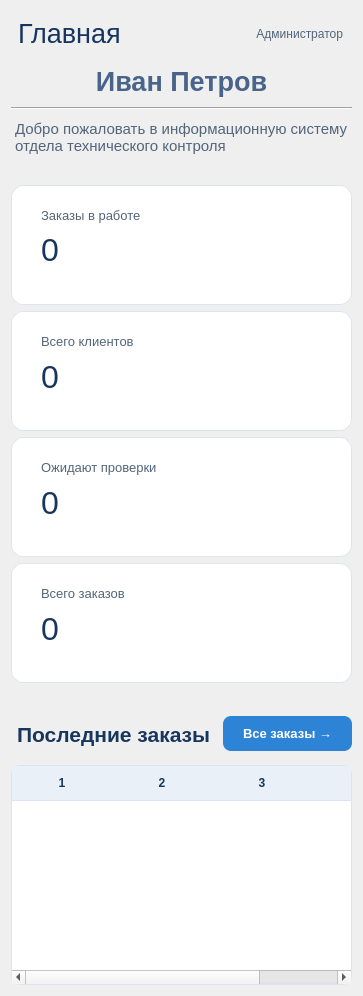
<?xml version="1.0" encoding="UTF-8"?>
<ui version="4.0">
 <class>Ui_HomePage</class>
 <widget class="QWidget" name="pageHome">
  <property name="styleSheet">
   <string notr="true">QPushButton {
    background-color: #2D83D5;
    color: #FFFFFF;
    border: none;
    border-radius: 8px;
    padding: 10px 14px;
    font-size: 10pt;
    font-weight: bold;
}

QPushButton:hover {
    background-color: #3B94E8;
}

QPushButton:pressed {
    background-color: #1E68AE;
}

QPushButton:disabled {
    background-color: #B9C7D5;
    color: #F4F6F8;
}

QPushButton[secondary=&quot;true&quot;] {
    background-color: #E4EBF3;
    color: #294D70;
    border: 1px solid #D0DCE8;
}

QPushButton[secondary=&quot;true&quot;]:hover {
    background-color: #D5E3F1;
}

QPushButton[primary=&quot;true&quot;] {
    background-color: #176BB5;
}

QPushButton[primary=&quot;true&quot;]:hover {
    background-color: #247FCB;
}</string>
  </property>
  <layout class="QVBoxLayout" name="verticalLayout_9">
   <property name="leftMargin">
    <number>11</number>
   </property>
   <property name="topMargin">
    <number>11</number>
   </property>
   <property name="rightMargin">
    <number>11</number>
   </property>
   <property name="bottomMargin">
    <number>11</number>
   </property>
   <property name="spacing">
    <number>6</number>
   </property>
   <property name="sizeConstraint">
    <enum>QLayout::SetDefaultConstraint</enum>
   </property>
   <item>
    <layout class="QVBoxLayout" name="verticalLayout_4">
     <property name="spacing">
      <number>6</number>
     </property>
     <property name="sizeConstraint">
      <enum>QLayout::SetDefaultConstraint</enum>
     </property>
     <item>
      <layout class="QHBoxLayout" name="contentHeaderLayout">
       <property name="spacing">
        <number>6</number>
       </property>
       <property name="sizeConstraint">
        <enum>QLayout::SetDefaultConstraint</enum>
       </property>
       <item>
        <widget class="QLabel" name="lblPageTitle">
         <property name="styleSheet">
          <string notr="true">color: #17365D;
padding: 4px 0;</string>
         </property>
         <property name="text">
          <string notr="true">Главная</string>
         </property>
         <property name="font">
          <font>
           <pointsize>20</pointsize>
          </font>
         </property>
         <property name="sizePolicy">
          <sizepolicy hsizetype="Preferred" vsizetype="Preferred">
           <horstretch>0</horstretch>
           <verstretch>0</verstretch>
          </sizepolicy>
         </property>
         <property name="minimumSize">
          <size>
           <width>0</width>
           <height>45</height>
          </size>
         </property>
         <property name="alignment">
          <set>Qt::AlignLeft|Qt::AlignVCenter|Qt::AlignLeading</set>
         </property>
         <property name="frameShape">
          <enum>QFrame::NoFrame</enum>
         </property>
         <property name="frameShadow">
          <enum>QFrame::Plain</enum>
         </property>
        </widget>
       </item>
       <item>
        <widget class="QLabel" name="lblCurrentRole">
         <property name="styleSheet">
          <string notr="true">color: #52657A;
padding: 6px;
background: transparent;</string>
         </property>
         <property name="text">
          <string notr="true">Администратор</string>
         </property>
         <property name="font">
          <font>
           <pointsize>9</pointsize>
          </font>
         </property>
         <property name="sizePolicy">
          <sizepolicy hsizetype="Preferred" vsizetype="Preferred">
           <horstretch>0</horstretch>
           <verstretch>0</verstretch>
          </sizepolicy>
         </property>
         <property name="alignment">
          <set>Qt::AlignRight|Qt::AlignVCenter|Qt::AlignTrailing</set>
         </property>
         <property name="frameShape">
          <enum>QFrame::NoFrame</enum>
         </property>
         <property name="frameShadow">
          <enum>QFrame::Plain</enum>
         </property>
        </widget>
       </item>
      </layout>
     </item>
     <item>
      <widget class="QLabel" name="lblUsername">
       <property name="styleSheet">
        <string notr="true">color: #48648a;
padding: 4px 0;
font-size: 20pt;
font-weight: bold;
border: 1px;</string>
       </property>
       <property name="text">
        <string notr="true">Иван Петров</string>
       </property>
       <property name="font">
        <font>
         <pointsize>20</pointsize>
        </font>
       </property>
       <property name="sizePolicy">
        <sizepolicy hsizetype="Preferred" vsizetype="Preferred">
         <horstretch>0</horstretch>
         <verstretch>0</verstretch>
        </sizepolicy>
       </property>
       <property name="minimumSize">
        <size>
         <width>0</width>
         <height>30</height>
        </size>
       </property>
       <property name="alignment">
        <set>Qt::AlignHCenter|Qt::AlignVCenter</set>
       </property>
       <property name="frameShape">
        <enum>QFrame::NoFrame</enum>
       </property>
       <property name="frameShadow">
        <enum>QFrame::Plain</enum>
       </property>
      </widget>
     </item>
     <item>
      <widget class="QFrame" name="line">
       <property name="styleSheet">
        <string notr="true">color: black;</string>
       </property>
       <property name="font">
        <font>
         <pointsize>9</pointsize>
        </font>
       </property>
       <property name="sizePolicy">
        <sizepolicy hsizetype="Minimum" vsizetype="Fixed">
         <horstretch>0</horstretch>
         <verstretch>0</verstretch>
        </sizepolicy>
       </property>
       <property name="frameShape">
        <enum>QFrame::HLine</enum>
       </property>
       <property name="frameShadow">
        <enum>QFrame::Sunken</enum>
       </property>
      </widget>
     </item>
     <item>
      <widget class="QLabel" name="lblWelcome">
       <property name="styleSheet">
        <string notr="true">color: #52657A;
padding: 4px 0;</string>
       </property>
       <property name="text">
        <string notr="true">Добро пожаловать в информационную систему отдела технического контроля</string>
       </property>
       <property name="font">
        <font>
         <pointsize>11</pointsize>
        </font>
       </property>
       <property name="sizePolicy">
        <sizepolicy hsizetype="Preferred" vsizetype="Preferred">
         <horstretch>0</horstretch>
         <verstretch>0</verstretch>
        </sizepolicy>
       </property>
       <property name="minimumSize">
        <size>
         <width>0</width>
         <height>30</height>
        </size>
       </property>
       <property name="alignment">
        <set>Qt::AlignLeft|Qt::AlignVCenter|Qt::AlignLeading</set>
       </property>
       <property name="wordWrap">
        <bool>true</bool>
       </property>
       <property name="frameShape">
        <enum>QFrame::NoFrame</enum>
       </property>
       <property name="frameShadow">
        <enum>QFrame::Plain</enum>
       </property>
      </widget>
     </item>
     <item>
      <layout class="QGridLayout" name="gridLayout">
       <property name="topMargin">
        <number>20</number>
       </property>
       <property name="bottomMargin">
        <number>20</number>
       </property>
       <property name="sizeConstraint">
        <enum>QLayout::SetDefaultConstraint</enum>
       </property>
       <item>
        <widget class="QFrame" name="cardActiveOrders">
         <property name="styleSheet">
          <string notr="true">QFrame#cardActiveOrders {
    background-color: #FFFFFF;
    border: 1px solid #DCE5EF;
    border-radius: 12px;
}</string>
         </property>
         <property name="font">
          <font>
           <pointsize>9</pointsize>
          </font>
         </property>
         <property name="sizePolicy">
          <sizepolicy hsizetype="Preferred" vsizetype="Preferred">
           <horstretch>0</horstretch>
           <verstretch>0</verstretch>
          </sizepolicy>
         </property>
         <property name="minimumSize">
          <size>
           <width>200</width>
           <height>120</height>
          </size>
         </property>
         <property name="frameShape">
          <enum>QFrame::StyledPanel</enum>
         </property>
         <property name="frameShadow">
          <enum>QFrame::Raised</enum>
         </property>
         <widget class="QLabel" name="lblActiveOrdersTitle">
          <property name="styleSheet">
           <string notr="true">color: #52657A;
border: none;
background: transparent;</string>
          </property>
          <property name="text">
           <string notr="true">Заказы в работе</string>
          </property>
          <property name="font">
           <font>
            <pointsize>10</pointsize>
           </font>
          </property>
          <property name="sizePolicy">
           <sizepolicy hsizetype="Preferred" vsizetype="Preferred">
            <horstretch>0</horstretch>
            <verstretch>0</verstretch>
           </sizepolicy>
          </property>
          <property name="minimumSize">
           <size>
            <width>100</width>
            <height>20</height>
           </size>
          </property>
          <property name="alignment">
           <set>Qt::AlignLeft|Qt::AlignVCenter|Qt::AlignLeading</set>
          </property>
          <property name="geometry">
           <rect>
            <x>30</x>
            <y>20</y>
            <width>101</width>
            <height>20</height>
           </rect>
          </property>
          <property name="frameShape">
           <enum>QFrame::NoFrame</enum>
          </property>
          <property name="frameShadow">
           <enum>QFrame::Plain</enum>
          </property>
         </widget>
         <widget class="QLabel" name="lblActiveOrdersValue">
          <property name="styleSheet">
           <string notr="true">color: #17365D;
border: none;
background: transparent;</string>
          </property>
          <property name="text">
           <string notr="true">0</string>
          </property>
          <property name="font">
           <font>
            <pointsize>24</pointsize>
           </font>
          </property>
          <property name="sizePolicy">
           <sizepolicy hsizetype="Preferred" vsizetype="Preferred">
            <horstretch>0</horstretch>
            <verstretch>0</verstretch>
           </sizepolicy>
          </property>
          <property name="minimumSize">
           <size>
            <width>200</width>
            <height>30</height>
           </size>
          </property>
          <property name="alignment">
           <set>Qt::AlignLeft|Qt::AlignVCenter|Qt::AlignLeading</set>
          </property>
          <property name="geometry">
           <rect>
            <x>30</x>
            <y>50</y>
            <width>200</width>
            <height>30</height>
           </rect>
          </property>
          <property name="frameShape">
           <enum>QFrame::NoFrame</enum>
          </property>
          <property name="frameShadow">
           <enum>QFrame::Plain</enum>
          </property>
         </widget>
        </widget>
       </item>
       <item>
        <widget class="QFrame" name="cardClients">
         <property name="styleSheet">
          <string notr="true">QFrame#cardClients {
    background-color: #FFFFFF;
    border: 1px solid #DCE5EF;
    border-radius: 12px;
}</string>
         </property>
         <property name="font">
          <font>
           <pointsize>9</pointsize>
          </font>
         </property>
         <property name="sizePolicy">
          <sizepolicy hsizetype="Preferred" vsizetype="Preferred">
           <horstretch>0</horstretch>
           <verstretch>0</verstretch>
          </sizepolicy>
         </property>
         <property name="minimumSize">
          <size>
           <width>200</width>
           <height>120</height>
          </size>
         </property>
         <property name="frameShape">
          <enum>QFrame::StyledPanel</enum>
         </property>
         <property name="frameShadow">
          <enum>QFrame::Raised</enum>
         </property>
         <widget class="QLabel" name="lblClientsTitle">
          <property name="styleSheet">
           <string notr="true">color: #52657A;
border: none;
background: transparent;</string>
          </property>
          <property name="text">
           <string notr="true">Всего клиентов</string>
          </property>
          <property name="font">
           <font>
            <pointsize>10</pointsize>
           </font>
          </property>
          <property name="sizePolicy">
           <sizepolicy hsizetype="Preferred" vsizetype="Preferred">
            <horstretch>0</horstretch>
            <verstretch>0</verstretch>
           </sizepolicy>
          </property>
          <property name="minimumSize">
           <size>
            <width>100</width>
            <height>20</height>
           </size>
          </property>
          <property name="alignment">
           <set>Qt::AlignLeft|Qt::AlignVCenter|Qt::AlignLeading</set>
          </property>
          <property name="geometry">
           <rect>
            <x>30</x>
            <y>20</y>
            <width>100</width>
            <height>20</height>
           </rect>
          </property>
          <property name="frameShape">
           <enum>QFrame::NoFrame</enum>
          </property>
          <property name="frameShadow">
           <enum>QFrame::Plain</enum>
          </property>
         </widget>
         <widget class="QLabel" name="lblClientsValue">
          <property name="styleSheet">
           <string notr="true">color: #17365D;
border: none;
background: transparent;</string>
          </property>
          <property name="text">
           <string notr="true">0</string>
          </property>
          <property name="font">
           <font>
            <pointsize>24</pointsize>
           </font>
          </property>
          <property name="sizePolicy">
           <sizepolicy hsizetype="Preferred" vsizetype="Preferred">
            <horstretch>0</horstretch>
            <verstretch>0</verstretch>
           </sizepolicy>
          </property>
          <property name="minimumSize">
           <size>
            <width>200</width>
            <height>30</height>
           </size>
          </property>
          <property name="alignment">
           <set>Qt::AlignLeft|Qt::AlignVCenter|Qt::AlignLeading</set>
          </property>
          <property name="geometry">
           <rect>
            <x>30</x>
            <y>50</y>
            <width>200</width>
            <height>31</height>
           </rect>
          </property>
          <property name="frameShape">
           <enum>QFrame::NoFrame</enum>
          </property>
          <property name="frameShadow">
           <enum>QFrame::Plain</enum>
          </property>
         </widget>
        </widget>
       </item>
       <item>
        <widget class="QFrame" name="cardPendingChecks">
         <property name="styleSheet">
          <string notr="true">QFrame#cardPendingChecks {
    background-color: #FFFFFF;
    border: 1px solid #DCE5EF;
    border-radius: 12px;
}</string>
         </property>
         <property name="font">
          <font>
           <pointsize>9</pointsize>
          </font>
         </property>
         <property name="sizePolicy">
          <sizepolicy hsizetype="Preferred" vsizetype="Preferred">
           <horstretch>0</horstretch>
           <verstretch>0</verstretch>
          </sizepolicy>
         </property>
         <property name="minimumSize">
          <size>
           <width>200</width>
           <height>120</height>
          </size>
         </property>
         <property name="frameShape">
          <enum>QFrame::StyledPanel</enum>
         </property>
         <property name="frameShadow">
          <enum>QFrame::Raised</enum>
         </property>
         <widget class="QLabel" name="lblPendingChecksTitle">
          <property name="styleSheet">
           <string notr="true">color: #52657A;
border: none;
background: transparent;</string>
          </property>
          <property name="text">
           <string notr="true">Ожидают проверки</string>
          </property>
          <property name="font">
           <font>
            <pointsize>10</pointsize>
           </font>
          </property>
          <property name="sizePolicy">
           <sizepolicy hsizetype="Preferred" vsizetype="Preferred">
            <horstretch>0</horstretch>
            <verstretch>0</verstretch>
           </sizepolicy>
          </property>
          <property name="minimumSize">
           <size>
            <width>100</width>
            <height>20</height>
           </size>
          </property>
          <property name="alignment">
           <set>Qt::AlignLeft|Qt::AlignVCenter|Qt::AlignLeading</set>
          </property>
          <property name="geometry">
           <rect>
            <x>30</x>
            <y>20</y>
            <width>131</width>
            <height>20</height>
           </rect>
          </property>
          <property name="frameShape">
           <enum>QFrame::NoFrame</enum>
          </property>
          <property name="frameShadow">
           <enum>QFrame::Plain</enum>
          </property>
         </widget>
         <widget class="QLabel" name="lblPendingChecksValue">
          <property name="styleSheet">
           <string notr="true">color: #17365D;
border: none;
background: transparent;</string>
          </property>
          <property name="text">
           <string notr="true">0</string>
          </property>
          <property name="font">
           <font>
            <pointsize>24</pointsize>
           </font>
          </property>
          <property name="sizePolicy">
           <sizepolicy hsizetype="Preferred" vsizetype="Preferred">
            <horstretch>0</horstretch>
            <verstretch>0</verstretch>
           </sizepolicy>
          </property>
          <property name="minimumSize">
           <size>
            <width>200</width>
            <height>30</height>
           </size>
          </property>
          <property name="alignment">
           <set>Qt::AlignLeft|Qt::AlignVCenter|Qt::AlignLeading</set>
          </property>
          <property name="geometry">
           <rect>
            <x>30</x>
            <y>50</y>
            <width>200</width>
            <height>31</height>
           </rect>
          </property>
          <property name="frameShape">
           <enum>QFrame::NoFrame</enum>
          </property>
          <property name="frameShadow">
           <enum>QFrame::Plain</enum>
          </property>
         </widget>
        </widget>
       </item>
       <item>
        <widget class="QFrame" name="cardOrders">
         <property name="styleSheet">
          <string notr="true">QFrame#cardOrders {
    background-color: #FFFFFF;
    border: 1px solid #DCE5EF;
    border-radius: 12px;
}</string>
         </property>
         <property name="font">
          <font>
           <pointsize>9</pointsize>
          </font>
         </property>
         <property name="sizePolicy">
          <sizepolicy hsizetype="Preferred" vsizetype="Preferred">
           <horstretch>0</horstretch>
           <verstretch>0</verstretch>
          </sizepolicy>
         </property>
         <property name="minimumSize">
          <size>
           <width>200</width>
           <height>120</height>
          </size>
         </property>
         <property name="frameShape">
          <enum>QFrame::StyledPanel</enum>
         </property>
         <property name="frameShadow">
          <enum>QFrame::Raised</enum>
         </property>
         <widget class="QLabel" name="lblOrdersTitle">
          <property name="styleSheet">
           <string notr="true">color: #52657A;
border: none;
background: transparent;</string>
          </property>
          <property name="text">
           <string notr="true">Всего заказов</string>
          </property>
          <property name="font">
           <font>
            <pointsize>10</pointsize>
           </font>
          </property>
          <property name="sizePolicy">
           <sizepolicy hsizetype="Preferred" vsizetype="Preferred">
            <horstretch>0</horstretch>
            <verstretch>0</verstretch>
           </sizepolicy>
          </property>
          <property name="minimumSize">
           <size>
            <width>100</width>
            <height>20</height>
           </size>
          </property>
          <property name="alignment">
           <set>Qt::AlignLeft|Qt::AlignVCenter|Qt::AlignLeading</set>
          </property>
          <property name="geometry">
           <rect>
            <x>30</x>
            <y>20</y>
            <width>100</width>
            <height>20</height>
           </rect>
          </property>
          <property name="frameShape">
           <enum>QFrame::NoFrame</enum>
          </property>
          <property name="frameShadow">
           <enum>QFrame::Plain</enum>
          </property>
         </widget>
         <widget class="QLabel" name="lblOrderValue">
          <property name="styleSheet">
           <string notr="true">color: #17365D;
border: none;
background: transparent;</string>
          </property>
          <property name="text">
           <string notr="true">0</string>
          </property>
          <property name="font">
           <font>
            <pointsize>24</pointsize>
           </font>
          </property>
          <property name="sizePolicy">
           <sizepolicy hsizetype="Preferred" vsizetype="Preferred">
            <horstretch>0</horstretch>
            <verstretch>0</verstretch>
           </sizepolicy>
          </property>
          <property name="minimumSize">
           <size>
            <width>200</width>
            <height>30</height>
           </size>
          </property>
          <property name="alignment">
           <set>Qt::AlignLeft|Qt::AlignVCenter|Qt::AlignLeading</set>
          </property>
          <property name="geometry">
           <rect>
            <x>30</x>
            <y>50</y>
            <width>200</width>
            <height>31</height>
           </rect>
          </property>
          <property name="frameShape">
           <enum>QFrame::NoFrame</enum>
          </property>
          <property name="frameShadow">
           <enum>QFrame::Plain</enum>
          </property>
         </widget>
        </widget>
       </item>
      </layout>
     </item>
     <item>
      <layout class="QHBoxLayout" name="horizontalLayoutAllOrders">
       <property name="spacing">
        <number>6</number>
       </property>
       <property name="sizeConstraint">
        <enum>QLayout::SetDefaultConstraint</enum>
       </property>
       <item>
        <widget class="QLabel" name="lblCurrentOrders">
         <property name="styleSheet">
          <string notr="true">color: #17365D;
padding: 8px 0; font-size: 16pt; font-weight: bold;</string>
         </property>
         <property name="text">
          <string notr="true">Последние заказы</string>
         </property>
         <property name="font">
          <font>
           <pointsize>16</pointsize>
          </font>
         </property>
         <property name="sizePolicy">
          <sizepolicy hsizetype="Preferred" vsizetype="Preferred">
           <horstretch>0</horstretch>
           <verstretch>0</verstretch>
          </sizepolicy>
         </property>
         <property name="minimumSize">
          <size>
           <width>0</width>
           <height>50</height>
          </size>
         </property>
         <property name="alignment">
          <set>Qt::AlignLeft|Qt::AlignVCenter|Qt::AlignLeading</set>
         </property>
         <property name="frameShape">
          <enum>QFrame::NoFrame</enum>
         </property>
         <property name="frameShadow">
          <enum>QFrame::Plain</enum>
         </property>
        </widget>
       </item>
       <item>
        <widget class="QPushButton" name="btnAllOrders">
         <property name="text">
          <string notr="true">Все заказы →</string>
         </property>
         <property name="font">
          <font>
           <pointsize>9</pointsize>
          </font>
         </property>
         <property name="cursor">
          <cursorShape>PointingHandCursor</cursorShape>
         </property>
         <property name="sizePolicy">
          <sizepolicy hsizetype="Minimum" vsizetype="Fixed">
           <horstretch>0</horstretch>
           <verstretch>0</verstretch>
          </sizepolicy>
         </property>
         <property name="minimumSize">
          <size>
           <width>0</width>
           <height>30</height>
          </size>
         </property>
         <property name="maximumSize">
          <size>
           <width>175</width>
           <height>35</height>
          </size>
         </property>
        </widget>
       </item>
      </layout>
     </item>
     <item>
      <widget class="QTableWidget" name="tableRecentOrders">
       <property name="styleSheet">
        <string notr="true">QTableWidget {
    background-color: #FFFFFF;
    alternate-background-color: #F4F7FB;
    color: #26384A;
    border: 1px solid #DCE5EF;
    border-radius: 8px;
    gridline-color: #E5EAF0;
    selection-background-color: #DCEBFA;
    selection-color: #17365D;
}

QHeaderView::section {
    background-color: #EAF0F7;
    color: #17365D;
    padding: 8px;
    border: none;
    border-bottom: 1px solid #DCE5EF;
    font-weight: bold;
}</string>
       </property>
       <property name="font">
        <font>
         <pointsize>10</pointsize>
        </font>
       </property>
       <property name="sizePolicy">
        <sizepolicy hsizetype="Expanding" vsizetype="Expanding">
         <horstretch>0</horstretch>
         <verstretch>0</verstretch>
        </sizepolicy>
       </property>
       <property name="minimumSize">
        <size>
         <width>0</width>
         <height>220</height>
        </size>
       </property>
       <property name="wordWrap">
        <bool>true</bool>
       </property>
       <property name="frameShape">
        <enum>QFrame::StyledPanel</enum>
       </property>
       <property name="frameShadow">
        <enum>QFrame::Sunken</enum>
       </property>
       <property name="alternatingRowColors">
        <bool>true</bool>
       </property>
       <property name="selectionBehavior">
        <enum>QAbstractItemView::SelectRows</enum>
       </property>
       <property name="showGrid">
        <bool>false</bool>
       </property>
       <property name="wordWrap">
        <bool>true</bool>
       </property>
       <property name="columnCount">
        <number>4</number>
       </property>
      </widget>
     </item>
    </layout>
   </item>
  </layout>
 </widget>
 <resources/>
 <connections/>
</ui>
